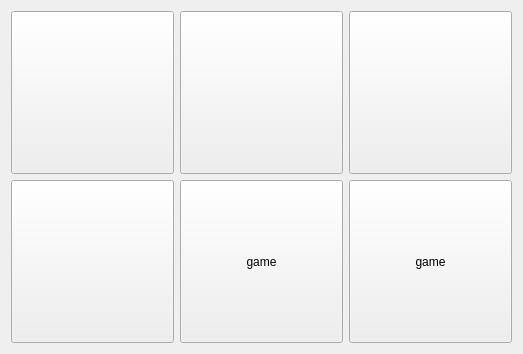
    <widget class="QWidget" name="pageGames">
     <layout class="QGridLayout" name="gridLayout_3">
      <item row="0" column="2">
       <widget class="QWidget" name="widget_5" native="true">
        <property name="minimumSize">
         <size>
          <width>163</width>
          <height>163</height>
         </size>
        </property>
        <property name="maximumSize">
         <size>
          <width>163</width>
          <height>163</height>
         </size>
        </property>
        <widget class="QPushButton" name="btnGames_Guess">
         <property name="geometry">
          <rect>
           <x>0</x>
           <y>0</y>
           <width>163</width>
           <height>163</height>
          </rect>
         </property>
         <property name="minimumSize">
          <size>
           <width>163</width>
           <height>163</height>
          </size>
         </property>
         <property name="maximumSize">
          <size>
           <width>163</width>
           <height>163</height>
          </size>
         </property>
         <property name="cursor">
          <cursorShape>PointingHandCursor</cursorShape>
         </property>
         <property name="focusPolicy">
          <enum>Qt::NoFocus</enum>
         </property>
         <property name="styleSheet">
          <string notr="true"/>
         </property>
         <property name="text">
          <string/>
         </property>
        </widget>
        <widget class="QLabel" name="labGames_Guess">
         <property name="geometry">
          <rect>
           <x>0</x>
           <y>0</y>
           <width>163</width>
           <height>163</height>
          </rect>
         </property>
         <property name="minimumSize">
          <size>
           <width>163</width>
           <height>163</height>
          </size>
         </property>
         <property name="maximumSize">
          <size>
           <width>163</width>
           <height>163</height>
          </size>
         </property>
         <property name="text">
          <string/>
         </property>
         <property name="scaledContents">
          <bool>true</bool>
         </property>
        </widget>
        <zorder>labGames_Guess</zorder>
        <zorder>btnGames_Guess</zorder>
       </widget>
      </item>
      <item row="0" column="0">
       <widget class="QWidget" name="widget_3" native="true">
        <property name="minimumSize">
         <size>
          <width>163</width>
          <height>163</height>
         </size>
        </property>
        <property name="maximumSize">
         <size>
          <width>163</width>
          <height>163</height>
         </size>
        </property>
        <widget class="QPushButton" name="btnGames_Rock">
         <property name="geometry">
          <rect>
           <x>0</x>
           <y>0</y>
           <width>163</width>
           <height>163</height>
          </rect>
         </property>
         <property name="minimumSize">
          <size>
           <width>163</width>
           <height>163</height>
          </size>
         </property>
         <property name="maximumSize">
          <size>
           <width>163</width>
           <height>163</height>
          </size>
         </property>
         <property name="cursor">
          <cursorShape>PointingHandCursor</cursorShape>
         </property>
         <property name="focusPolicy">
          <enum>Qt::NoFocus</enum>
         </property>
         <property name="styleSheet">
          <string notr="true"/>
         </property>
         <property name="text">
          <string/>
         </property>
        </widget>
        <widget class="QLabel" name="labGames_Rock">
         <property name="geometry">
          <rect>
           <x>0</x>
           <y>0</y>
           <width>163</width>
           <height>163</height>
          </rect>
         </property>
         <property name="minimumSize">
          <size>
           <width>0</width>
           <height>0</height>
          </size>
         </property>
         <property name="maximumSize">
          <size>
           <width>16777215</width>
           <height>16777215</height>
          </size>
         </property>
         <property name="text">
          <string/>
         </property>
        </widget>
        <zorder>labGames_Rock</zorder>
        <zorder>btnGames_Rock</zorder>
       </widget>
      </item>
      <item row="1" column="2">
       <widget class="QPushButton" name="pushButton_24">
        <property name="minimumSize">
         <size>
          <width>163</width>
          <height>163</height>
         </size>
        </property>
        <property name="maximumSize">
         <size>
          <width>163</width>
          <height>163</height>
         </size>
        </property>
        <property name="cursor">
         <cursorShape>PointingHandCursor</cursorShape>
        </property>
        <property name="focusPolicy">
         <enum>Qt::NoFocus</enum>
        </property>
        <property name="styleSheet">
         <string notr="true"/>
        </property>
        <property name="text">
         <string>game</string>
        </property>
       </widget>
      </item>
      <item row="1" column="4">
       <widget class="QPushButton" name="pushButton_25">
        <property name="minimumSize">
         <size>
          <width>163</width>
          <height>163</height>
         </size>
        </property>
        <property name="maximumSize">
         <size>
          <width>163</width>
          <height>163</height>
         </size>
        </property>
        <property name="cursor">
         <cursorShape>PointingHandCursor</cursorShape>
        </property>
        <property name="focusPolicy">
         <enum>Qt::NoFocus</enum>
        </property>
        <property name="styleSheet">
         <string notr="true"/>
        </property>
        <property name="text">
         <string>game</string>
        </property>
       </widget>
      </item>
      <item row="0" column="4">
       <widget class="QWidget" name="widget_6" native="true">
        <property name="minimumSize">
         <size>
          <width>163</width>
          <height>163</height>
         </size>
        </property>
        <property name="maximumSize">
         <size>
          <width>163</width>
          <height>163</height>
         </size>
        </property>
        <widget class="QLabel" name="labGames_Puzzle">
         <property name="geometry">
          <rect>
           <x>0</x>
           <y>0</y>
           <width>163</width>
           <height>163</height>
          </rect>
         </property>
         <property name="minimumSize">
          <size>
           <width>163</width>
           <height>163</height>
          </size>
         </property>
         <property name="maximumSize">
          <size>
           <width>163</width>
           <height>163</height>
          </size>
         </property>
         <property name="text">
          <string/>
         </property>
        </widget>
        <widget class="QPushButton" name="btnGames_Puzzle">
         <property name="geometry">
          <rect>
           <x>0</x>
           <y>0</y>
           <width>163</width>
           <height>163</height>
          </rect>
         </property>
         <property name="sizePolicy">
          <sizepolicy hsizetype="Minimum" vsizetype="Fixed">
           <horstretch>0</horstretch>
           <verstretch>0</verstretch>
          </sizepolicy>
         </property>
         <property name="minimumSize">
          <size>
           <width>163</width>
           <height>163</height>
          </size>
         </property>
         <property name="maximumSize">
          <size>
           <width>163</width>
           <height>163</height>
          </size>
         </property>
         <property name="cursor">
          <cursorShape>PointingHandCursor</cursorShape>
         </property>
         <property name="text">
          <string/>
         </property>
        </widget>
       </widget>
      </item>
      <item row="1" column="0">
       <widget class="QWidget" name="widget_9" native="true">
        <widget class="QLabel" name="labGames_CardMatching">
         <property name="geometry">
          <rect>
           <x>0</x>
           <y>0</y>
           <width>163</width>
           <height>163</height>
          </rect>
         </property>
         <property name="minimumSize">
          <size>
           <width>163</width>
           <height>163</height>
          </size>
         </property>
         <property name="maximumSize">
          <size>
           <width>163</width>
           <height>163</height>
          </size>
         </property>
         <property name="text">
          <string/>
         </property>
        </widget>
        <widget class="QPushButton" name="btnGames_CardMatching">
         <property name="geometry">
          <rect>
           <x>0</x>
           <y>0</y>
           <width>163</width>
           <height>163</height>
          </rect>
         </property>
         <property name="minimumSize">
          <size>
           <width>163</width>
           <height>163</height>
          </size>
         </property>
         <property name="maximumSize">
          <size>
           <width>163</width>
           <height>163</height>
          </size>
         </property>
         <property name="text">
          <string/>
         </property>
        </widget>
       </widget>
      </item>
     </layout>
    </widget>
